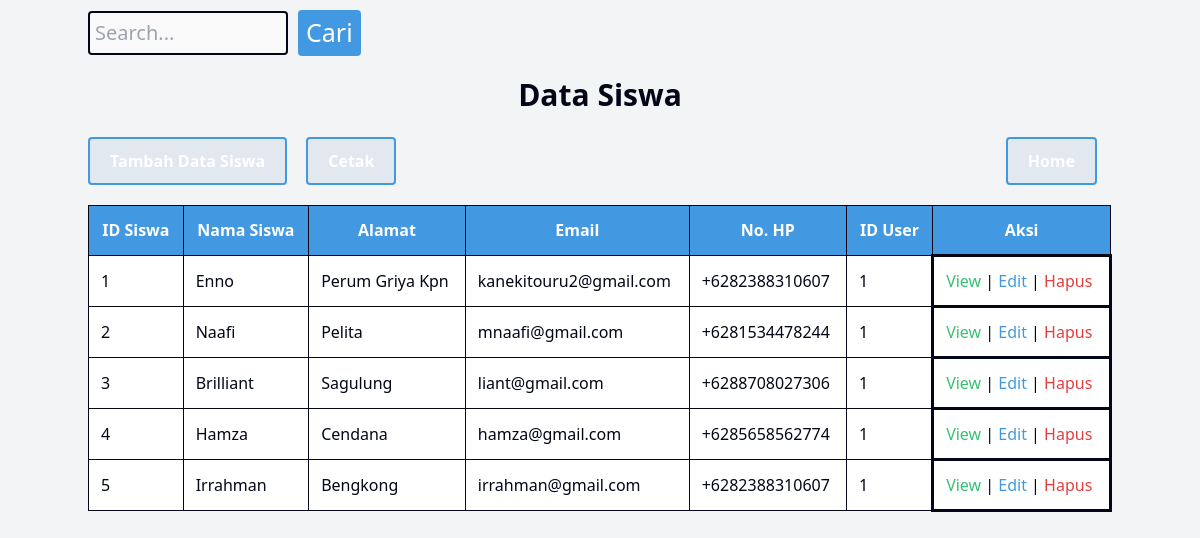
The app's page /perpustakaan/public/dashboard/data/dashboardsiswa.php with its own data.
### tables this page shows
CREATE TABLE `siswa` (
  `idsiswa` int(11) NOT NULL,
  `nama` varchar(255) DEFAULT NULL,
  `alamat` text DEFAULT NULL,
  `email` varchar(100) DEFAULT NULL,
  `no_hp` varchar(20) DEFAULT NULL,
  `users_id` int(11) DEFAULT NULL
);

### perpustakaan/public/dashboard/data/dashboardsiswa.php (the view, shortened to what this page needs)
<?php
	include_once("../../../config/koneksi.php");
?>
<!DOCTYPE html>
<html>
<head>
	<link rel="stylesheet" href="../../css/output.css">
</head>
<body class="bg-gray-100">
	<div class="container mx-auto py-8">
	<form action="dashboardsiswa.php" method="GET" class="mb-4">
		<div class="search-container">
            <input type="text" name="cari" placeholder="Search..." class="border border-gray-400 rounded-md px-2 py-1" style="font-size: 20px;">
            <input type="submit" value="Cari" class="btn bg-blue-500 text-white px-4 py-1 rounded-md" style="font-size: 25px;">
        </div>
	</form>
	<table border="1">
		<h1> Data Siswa </h1>
		<nav>
			<div>
				<a href="../../siswa/view/tambah.php" class="btn bg-blue-500 text-white">Tambah Data Siswa</a>
				<a href="../../siswa/view/cetak.php" target="_blank" class="btn bg-blue-500 text-white">Cetak</a>
			</div>
            <div>
                <a href="../dashboard.php" class="btn bg-blue-500 text-white">Home</a>
            </div>
		</nav>
			<?php
				if (isset($_GET['cari'])) {
					$cari = $_GET['cari'];
					$ambildata = mysqli_query($kon, "SELECT * FROM siswa WHERE idsiswa LIKE '%".$cari."%' OR nama LIKE '%".$cari."%'");
				} else {
					$ambildata = mysqli_query($kon, "SELECT * FROM siswa ORDER BY idsiswa ASC ");
				}
			?>
		<tr>
			<th class="border border-gray-400 px-4 py-2 text-center"> ID Siswa </th>
			<th class="border border-gray-400 px-4 py-2 text-center"> Nama Siswa </th>
			<th class="border border-gray-400 px-4 py-2 text-center"> Alamat </th>
			<th class="border border-gray-400 px-4 py-2 text-center"> Email </th>
            <th class="border border-gray-400 px-4 py-2 text-center"> No. HP </th>
            <th class="border border-gray-400 px-4 py-2 text-center"> ID User </th>
			<th class="border border-gray-400 px-4 py-2 text-center"> Aksi </th>
		</tr>
		<tbody>
		<?php
			while ($userAmbilData = mysqli_fetch_array($ambildata)) {
				echo "<tr>";
					echo "<td class='border border-gray-400 px-4 py-2'>" . $idsiswa = $userAmbilData['idsiswa'] . "</td>";
					echo "<td class='border border-gray-400 px-4 py-2'>" . $nama = $userAmbilData['nama'] . "</td>";
					echo "<td class='border border-gray-400 px-4 py-2'>" . $alamat = $userAmbilData['alamat'] . "</td>";
					echo "<td class='border border-gray-400 px-4 py-2'>" . $email = $userAmbilData['email'] . "</td>";
                    echo "<td class='border border-gray-400 px-4 py-2'>" . $no_hp = $userAmbilData['no_hp'] . "</td>";
                    echo "<td class='border border-gray-400 px-4 py-2'>" . $users_id = $userAmbilData['users_id'] . "</td>";
					echo "<td>
							<a href='../../siswa/view/view.php?idsiswa=" . $userAmbilData['idsiswa'] . "' class='btn btn-view'> View </a> |
							<a href='../../siswa/view/update.php?idsiswa=" . $userAmbilData['idsiswa'] . "' class='btn btn-edit'> Edit </a> |
							<a href='../../siswa/Controller/siswahapus.php?idsiswa=" . $userAmbilData['idsiswa'] ."' class='btn btn-hapus'> Hapus </a>
						</td>";
				echo "</tr>";
			}
		?>
		</tbody>
	</table>
	</div>
</body>
</html>

### perpustakaan/public/dashboard/data/dashboardsiswa.php (style rules this page uses)
h1 { text-align: center; color: #020617; font-weight: bold; margin-bottom: 20px; font-size: 30px; }
nav { display: flex; justify-content: space-between; align-items: center; margin-bottom: 10px; }
nav a { padding: 10px 20px; margin-right: 15px; color: #1a365d; font-weight: bold; text-decoration: none; display: inline-block; background-color: #e2e8f0; border: 2px solid #4299e1; border-radius: 4px; }
table { border-collapse: collapse; width: 100%; margin-top: 20px; }
th, td { border: 3px solid #020617; padding: 12px; text-align: left; color: #020617; background-color: #fff; }
th:first-child { color: #fff; }
th { font-weight: bold; background-color: #4299e1; }
td { font-size: 16px; }
th:first-child, th:nth-child(2), th:nth-child(3), th:nth-child(4), th:nth-child(5), th:nth-child(6), th:nth-child(7), th:nth-child(8) { color: #fff; }
.btn-view { color: #38c172; }
.btn-edit { color: #4299e1; }
.btn-hapus { color: #e53e3e; }
.search-container { display: flex; align-items: center; }
.search-container input[type=text] { width: 200px; margin-top: 10px; padding: 5px; font-size: 5px; border: 2px solid #020617; border-radius: 4px; background-color: rgba(255, 255, 255, 0.5); }
.search-container input[type=submit] { background-color: #4299e1; color: white; border: none; padding: 4px 8px; border-radius: 4px; cursor: pointer; font-size: 14px; margin-left: 10px; margin-top: 10px; }

### records on screen
siswa: idsiswa "1", nama "Enno", alamat "Perum Griya Kpn", email "kanekitouru2@gmail.com", no_hp "+6282388310607", users "1"
siswa: idsiswa "2", nama "Naafi", alamat "Pelita", email "mnaafi@gmail.com", no_hp "+6281534478244", users "1"
siswa: idsiswa "3", nama "Brilliant", alamat "Sagulung", email "liant@gmail.com", no_hp "+6288708027306", users "1"
siswa: idsiswa "4", nama "Hamza", alamat "Cendana", email "hamza@gmail.com", no_hp "+6285658562774", users "1"
siswa: idsiswa "5", nama "Irrahman", alamat "Bengkong", email "irrahman@gmail.com", no_hp "+6282388310607", users "1"
